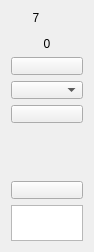
        <widget class="QWidget" name="widget_8" native="true">
         <property name="maximumSize">
          <size>
           <width>68</width>
           <height>16777215</height>
          </size>
         </property>
         <layout class="QVBoxLayout" name="verticalLayout_8" stretch="0,10,1,1,1,1,0,1,0">
          <item>
           <widget class="QLabel" name="lbl_ChName_7">
            <property name="maximumSize">
             <size>
              <width>50</width>
              <height>16777215</height>
             </size>
            </property>
            <property name="text">
             <string>7</string>
            </property>
            <property name="alignment">
             <set>Qt::AlignCenter</set>
            </property>
           </widget>
          </item>
          <item>
           <widget class="VolumeWidget" name="Disp_Level_7" native="true">
            <property name="minimumSize">
             <size>
              <width>0</width>
              <height>0</height>
             </size>
            </property>
            <property name="maximumSize">
             <size>
              <width>40</width>
              <height>16777215</height>
             </size>
            </property>
            <property name="MaxValue" stdset="0">
             <number>20</number>
            </property>
            <property name="MinValue" stdset="0">
             <number>-80</number>
            </property>
            <property name="SingleTrack" stdset="0">
             <bool>true</bool>
            </property>
            <property name="ScaleLabel" stdset="0">
             <bool>true</bool>
            </property>
           </widget>
          </item>
          <item>
           <widget class="QLabel" name="lbl_Level_7">
            <property name="maximumSize">
             <size>
              <width>16777215</width>
              <height>16777215</height>
             </size>
            </property>
            <property name="text">
             <string>0</string>
            </property>
            <property name="alignment">
             <set>Qt::AlignCenter</set>
            </property>
           </widget>
          </item>
          <item>
           <widget class="QPushButton" name="btn_Phantom_7">
            <property name="minimumSize">
             <size>
              <width>50</width>
              <height>18</height>
             </size>
            </property>
            <property name="maximumSize">
             <size>
              <width>16777215</width>
              <height>18</height>
             </size>
            </property>
            <property name="focusPolicy">
             <enum>Qt::StrongFocus</enum>
            </property>
            <property name="text">
             <string/>
            </property>
            <property name="checkable">
             <bool>true</bool>
            </property>
           </widget>
          </item>
          <item>
           <widget class="QComboBox" name="comboBox_PreampGain_7">
            <property name="minimumSize">
             <size>
              <width>0</width>
              <height>18</height>
             </size>
            </property>
            <property name="maximumSize">
             <size>
              <width>16777215</width>
              <height>18</height>
             </size>
            </property>
            <property name="focusPolicy">
             <enum>Qt::StrongFocus</enum>
            </property>
            <property name="currentIndex">
             <number>-1</number>
            </property>
           </widget>
          </item>
          <item>
           <widget class="QPushButton" name="btnInvert_7">
            <property name="minimumSize">
             <size>
              <width>0</width>
              <height>18</height>
             </size>
            </property>
            <property name="maximumSize">
             <size>
              <width>16777215</width>
              <height>18</height>
             </size>
            </property>
            <property name="focusPolicy">
             <enum>Qt::StrongFocus</enum>
            </property>
            <property name="text">
             <string/>
            </property>
            <property name="checkable">
             <bool>true</bool>
            </property>
           </widget>
          </item>
          <item alignment="Qt::AlignHCenter">
           <widget class="ConfigGainWidget" name="spinBoxGain_7" native="true">
            <property name="minimumSize">
             <size>
              <width>46</width>
              <height>46</height>
             </size>
            </property>
            <property name="layoutDirection">
             <enum>Qt::LeftToRight</enum>
            </property>
            <property name="Value" stdset="0">
             <double>0.000000000000000</double>
            </property>
            <property name="MaxValue" stdset="0">
             <double>12.000000000000000</double>
            </property>
            <property name="MinValue" stdset="0">
             <double>-100.000000000000000</double>
            </property>
            <property name="Decimals" stdset="0">
             <number>1</number>
            </property>
           </widget>
          </item>
          <item>
           <widget class="QPushButton" name="btnMute_7">
            <property name="minimumSize">
             <size>
              <width>0</width>
              <height>18</height>
             </size>
            </property>
            <property name="maximumSize">
             <size>
              <width>16777215</width>
              <height>18</height>
             </size>
            </property>
            <property name="focusPolicy">
             <enum>Qt::StrongFocus</enum>
            </property>
            <property name="text">
             <string/>
            </property>
            <property name="checkable">
             <bool>true</bool>
            </property>
           </widget>
          </item>
          <item>
           <widget class="QTextEdit" name="textEdit_7">
            <property name="minimumSize">
             <size>
              <width>0</width>
              <height>36</height>
             </size>
            </property>
            <property name="maximumSize">
             <size>
              <width>16777215</width>
              <height>36</height>
             </size>
            </property>
           </widget>
          </item>
         </layout>
        </widget>
